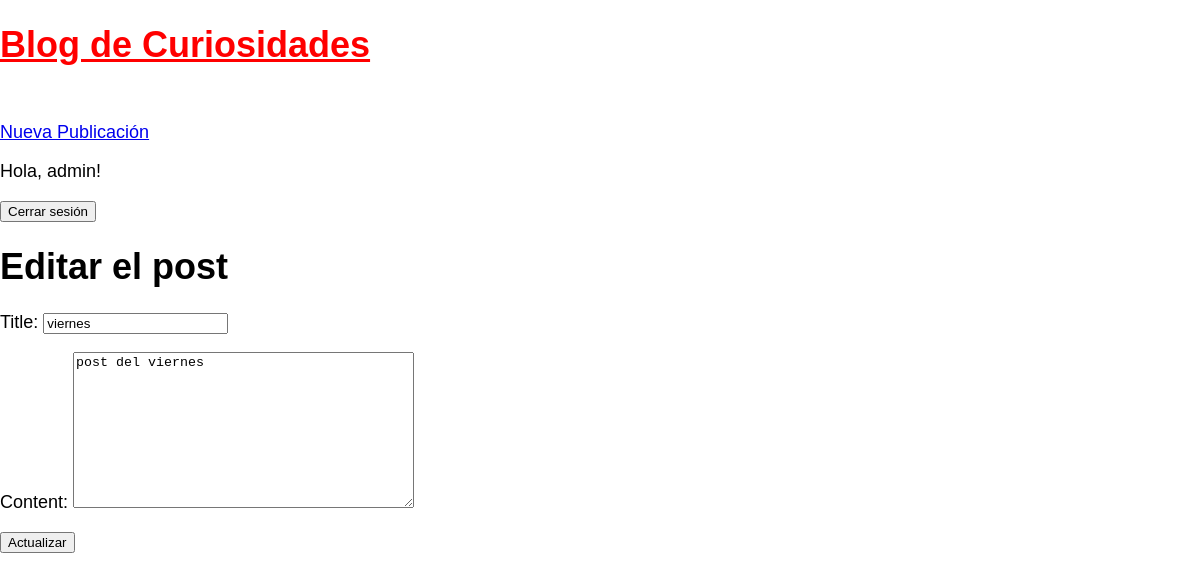
Page /post/5/update/ (signed in) on the earlier database version.
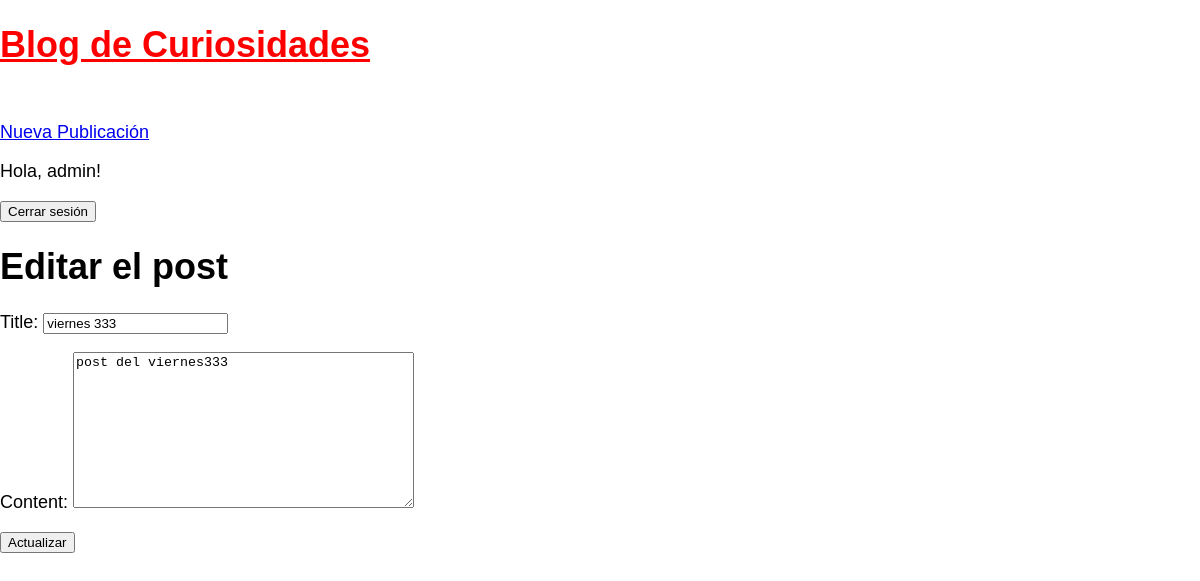
Same page on the later database version.
### blog/models.py (models this page shows, shortened)
class Post(models.Model):
    title = models.CharField(max_length=200)
    content = models.TextField()
    author = models.ForeignKey('auth.User', on_delete=models.CASCADE)
    created_at = models.DateTimeField(auto_now_add=True)
    updated_at = models.DateTimeField(auto_now=True)

### blog/views.py (the view)
# urls.py: path('post/<int:pk>/update/', PostUpdateView.as_view(), name='post_update'),
class PostUpdateView(LoginRequiredMixin, UpdateView):
    model = Post
    template_name = "update_post.html"
    fields = ['title', 'content']

### templates/update_post.html (shortened to what this page needs)
{% extends "_base.html" %}
{% block content %}
    <h1>Editar el post</h1>
    <form method="post">
        {{ form.as_p }}
        <button type="submit">Actualizar</button>
    </form>
{% endblock content %}

Differences in the rows shown:
changed Post: title "viernes" → "viernes 333"; content "post del viernes" → "post del viernes333"
